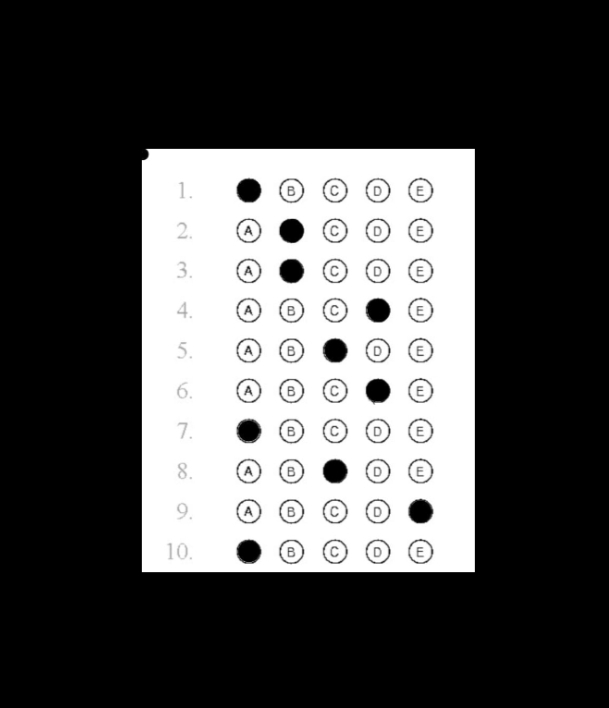
#> input picture OMR_System_Project/Imges/ans1.jpeg, 609 x 708 px, found by its file name
$ python comparisonOfEdgeDetectionAlgo.py   (older library calls are emulated)
#> lines starting #> are read from the running program, lines starting #| are printed output that depends on the picture; after the words box and inside, x2 and y2 are one past the last pixel; in counts of white or black regions, pixels touching at a corner belong together
import cv2
import numpy as np
import matplotlib.pyplot as plt

# Load the answer sheet image
img = cv2.imread('Imges/ans1.jpeg', 0)
#> img is the input picture: shape (708, 609); min 0, max 255, mean 77.8

# Apply Canny edge detection
edges_canny = cv2.Canny(img, 100, 200)
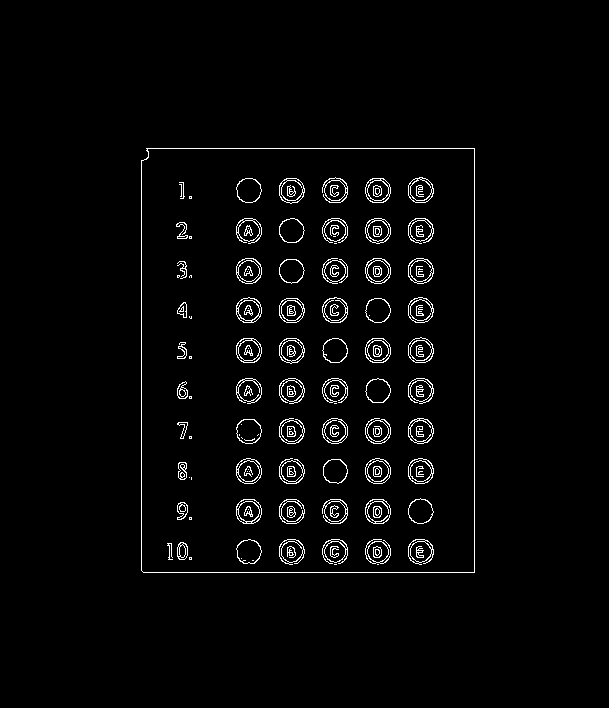
#> edges_canny: shape (708, 609); 2.6% white in thin lines or dots, all inside (x1, y1, x2, y2) = (141, 148, 475, 573)

# Apply Sobel edge detection
sobelx = cv2.Sobel(img, cv2.CV_64F, 1, 0, ksize=5)
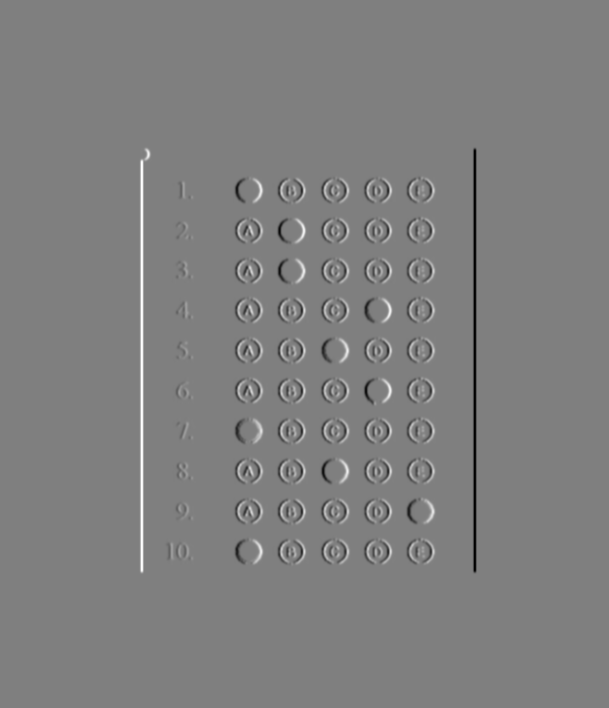
#> sobelx: shape (708, 609) float64; min -12240, max 12240, mean 0; drawn with min black and max white
sobely = cv2.Sobel(img, cv2.CV_64F, 0, 1, ksize=5)
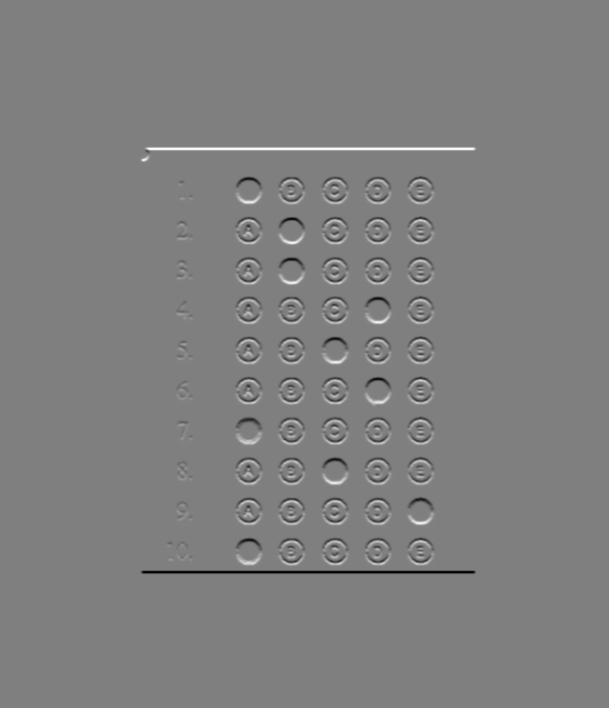
#> sobely: shape (708, 609) float64; min -12240, max 12176, mean 0; drawn with min black and max white
edges_sobel = np.sqrt(sobelx**2 + sobely**2).astype(np.uint8)
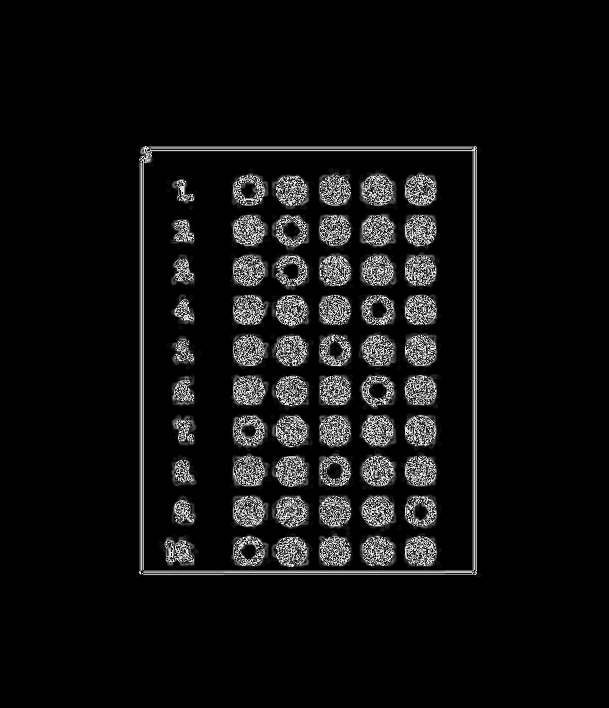
#> edges_sobel: shape (708, 609); min 0, max 255, mean 16

# Apply Prewitt edge detection
prewittx = cv2.filter2D(img, -1, np.array([[-1,0,1],[-1,0,1],[-1,0,1]]))
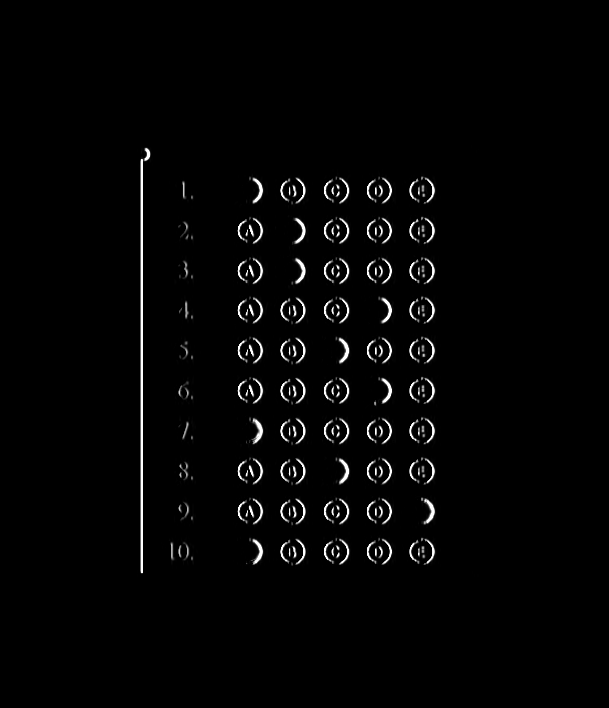
#> prewittx: shape (708, 609); min 0, max 255, mean 4.9
prewitty = cv2.filter2D(img, -1, np.array([[-1,-1,-1],[0,0,0],[1,1,1]]))
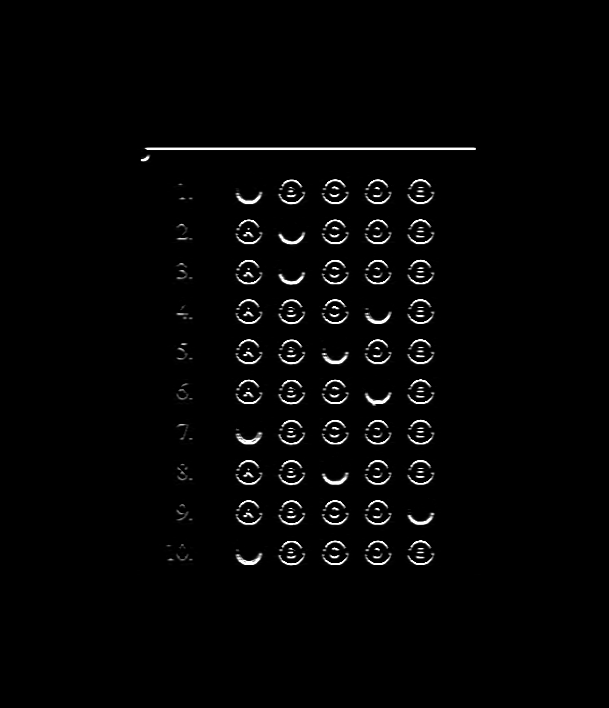
#> prewitty: shape (708, 609); min 0, max 255, mean 4.7
edges_prewitt = cv2.add(np.abs(prewittx), np.abs(prewitty))
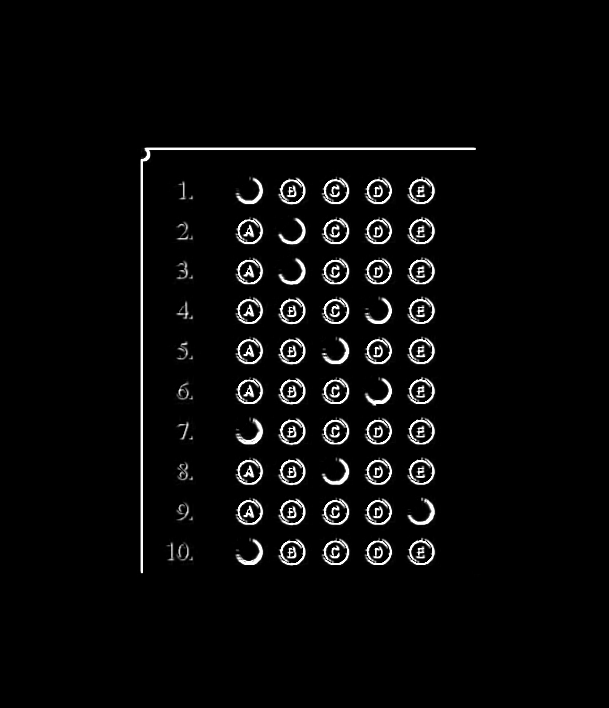
#> edges_prewitt: shape (708, 609); min 0, max 255, mean 8.6

# Plot the original image and the edge detection results
plt.figure(figsize=(10, 6))
plt.subplot(2, 2, 1)
plt.imshow(img, cmap='gray')
plt.title('Original Image')

plt.subplot(2, 2, 2)
plt.imshow(edges_canny, cmap='gray')
plt.title('Canny Edge Detection')

plt.subplot(2, 2, 3)
plt.imshow(edges_sobel, cmap='gray')
plt.title('Sobel Edge Detection')

plt.subplot(2, 2, 4)
plt.imshow(edges_prewitt, cmap='gray')
plt.title('Prewitt Edge Detection')

plt.tight_layout()
plt.show()
